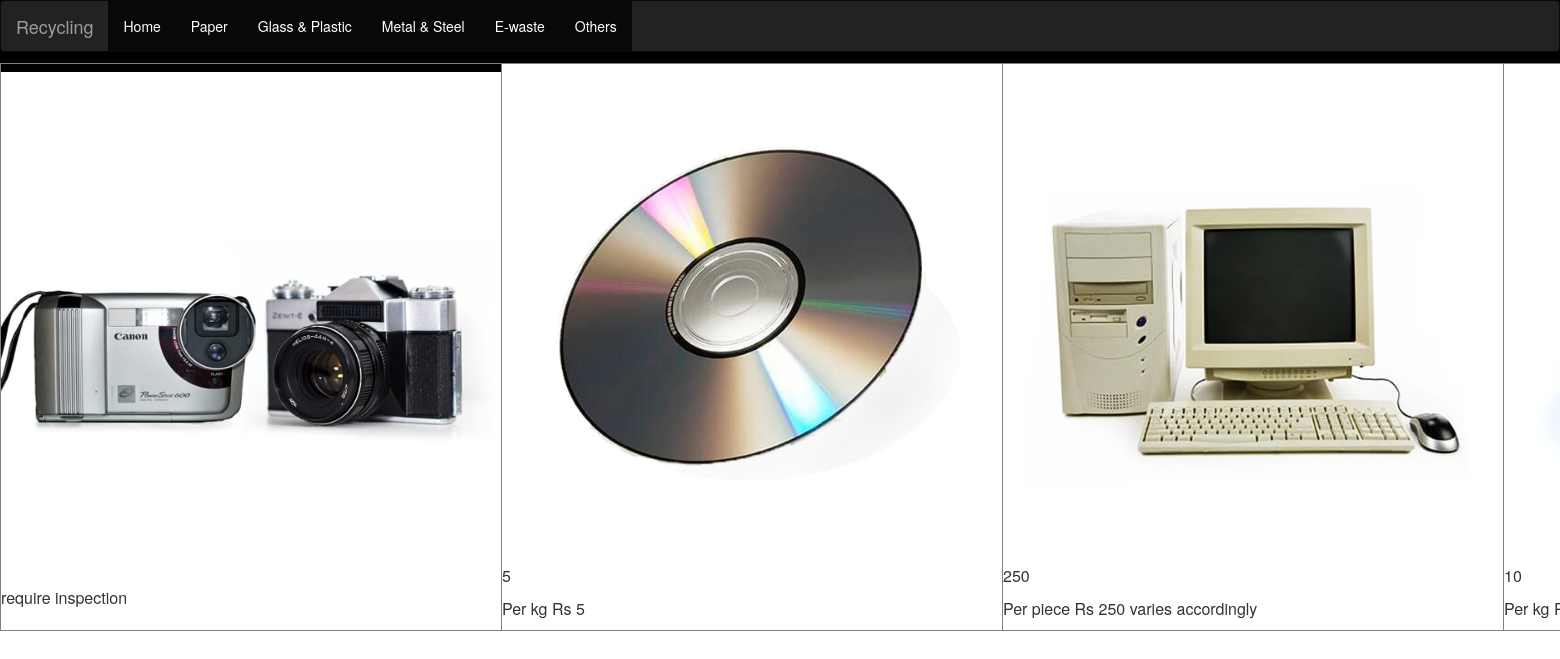
Page /index.php/admin/getData4 on the committed database.
### tables this page shows
CREATE TABLE `tbl_upload` (
  `image_id` int(11) NOT NULL,
  `file_name` varchar(100) NOT NULL,
  `price` varchar(100) NOT NULL,
  `description` varchar(100) NOT NULL,
  `waste_type` varchar(100) NOT NULL
);

### application/controllers/Admin.php (called while the page is built, shortened)
<?php
class Admin extends CI_Controller{
    public function __construct(){
        $this->load->helper('url','form','file');
        $this->load->library('session');
    }
    public function getData4(){
        $this->load->model('waste_model');
        $data['retData']=$this->waste_model->getData4();
        $this->load->view("ewaste",$data);
    }
}
?>

### index.php (called while the page is built, shortened)
<?php
require_once BASEPATH.'core/CodeIgniter.php';

### application/models/waste_model.php (called while the page is built, shortened)
<?php
class Waste_model extends CI_Model{
    public function getData4(){
        $this->db->select("file_name,price,description");
        $this->db->from('tbl_upload');
        $this->db->where('waste_type','ewaste');
        return $query=$this->db->get();
    }
}

### application/views/ewaste.php (the view, shortened to what this page needs)
<?php include('include/header2.php');?>
<div id="nav3">
    <?php include('include/nav3.php');?>
</div>
<div class="container">
    <div><h2>Paper Gallery</h2></div>
</div>
    <div class="row">
        <div class="col-md-4">
                <table border="1">
                    <?php
                    foreach($retData->result() as $ret){
                        echo "<td>"."<img  src='$ret->file_name' alt='Lights' style='width:500px' float='left'"."</td>";
                        echo "<div class='caption'>";
                        echo "<p>".$ret->price."</p>";
                        echo "<p>".$ret->description."</p>";
                        echo "</div>";
                    }
                    ?>
            </div>
        </div>
</body>
</html>

### assets/custom.css (style rules this page uses)
#nav3 { width: 100%; position: fixed; background-color: black; }

### rows in the picture
tbl_upload: file_name (picture), description "require inspection"
tbl_upload: file_name (picture), price "5", description "Per kg Rs 5"
tbl_upload: file_name (picture), price "250", description "Per piece Rs 250 varies accordingly"
tbl_upload: file_name (picture), price "10", description "Per kg…"
